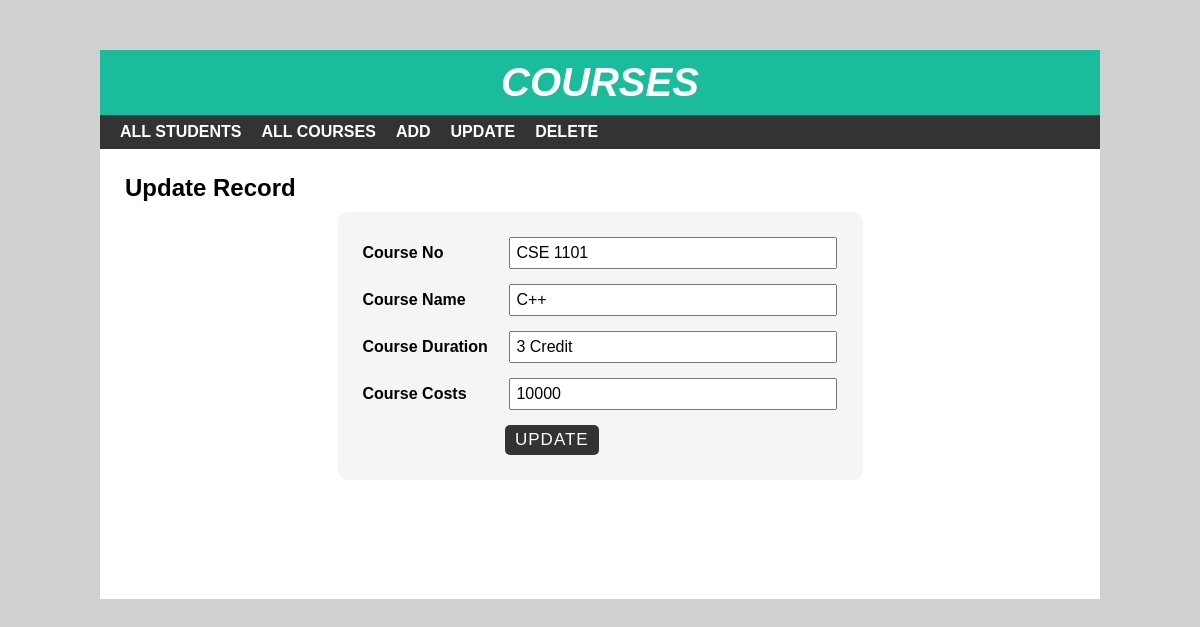
Page /student/course/edit.php?id=5 on the committed database.
### tables this page shows
CREATE TABLE `course` (
  `courseid` int(11) NOT NULL,
  `course_no` varchar(15) NOT NULL,
  `course_name` varchar(30) NOT NULL,
  `course_duration` varchar(15) NOT NULL,
  `course_costs` varchar(15) NOT NULL
);

### student/course/edit.php (the view, shortened to what this page needs)
<?php include 'header.php'; ?>
<div id="main-content">
    <h2>Update Record</h2>
    <?php
      $conn=mysqli_connect("localhost","root","","studentinfo") or die("Connection Failed.");
      $courseid=$_GET['id'];
      $sql="SELECT * FROM course where courseid = {$courseid}";
      $result=mysqli_query($conn,$sql) or die("Query Unsuccesful");
      if(mysqli_num_rows($result) > 0){
        while($row=mysqli_fetch_assoc($result)){
    ?>
    <form class="post-form" action="updatedata.php" method="post">
      <div class="form-group">
          <label>Course No</label>
          <input type="text" name="course_no" value="<?php echo $row['course_no'] ;?>"/>
      </div>
      <div class="form-group">
          <label>Course Name</label>
          <input type="text" name="course_name" value="<?php echo $row['course_name'] ;?>"/>
      </div>
      <div class="form-group">
          <label>Course Duration</label>
          <input type="text" name="course_duration" value="<?php echo $row['course_duration'] ;?>"/>
      </div>
      <div class="form-group">
          <label>Course Costs</label>
          <input type="text" name="course_costs" value="<?php echo $row['course_costs'] ;?>"/>
      </div>
      <input class="submit" type="submit" value="Update"/>
    </form>
    <?php
      }
    }
    ?>
</div>
</div>
</body>
</html>

### student/course/css/style.css (style rules this page uses)
body { font:16px arial; margin: 0; padding: 0; background: #d1d1d1; }
#main-content { padding: 25px; min-height: 400px; }
#main-content h2 { margin: 0 0 10px; text-transform: capitalize; }
#main-content .post-form { width: 50%; padding: 25px; margin: 0 auto; background-color: #f5f5f5; border-radius: 10px; }
#main-content .post-form .form-group { margin: 0 0 15px; }
#main-content .post-form .form-group label { width: 30%; display: inline-block; font-weight: 600; }
#main-content .post-form .form-group input, #main-content .post-form .form-group select { font-size: 16px; width: 66%; display: inline-block; padding: 5px; margin: 0; }
#main-content .post-form .submit { font-size: 17px; letter-spacing: 1px; text-transform: uppercase; padding: 5px 10px; color: #fff; background-color: #333; border: none; border-radius: 5px; margin: 0 0 0 30%; cursor: pointer; transition: all 0.3s; }

### rows in the picture
course: course_no "CSE 1101", course_name "C++", course_duration "3 Credit", course_costs "10000"
